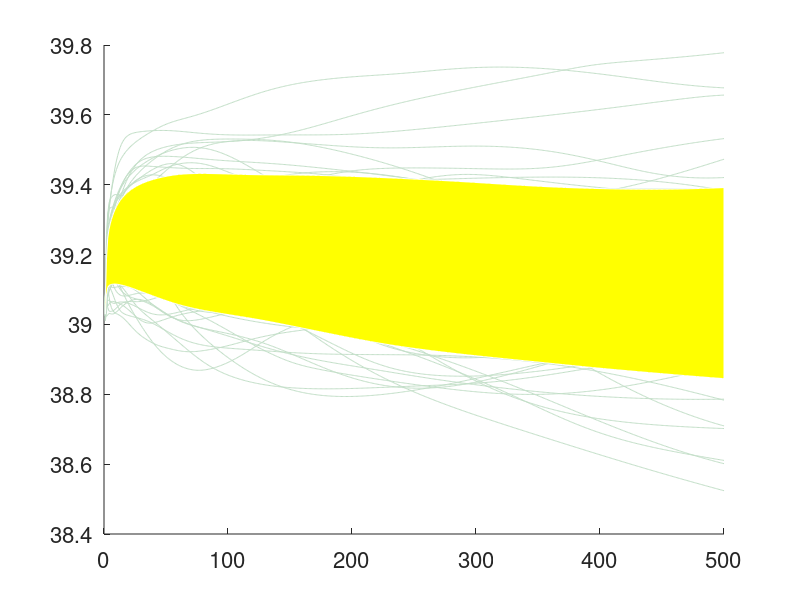

MATLAB code for this plot: (Note: this script raises an error after producing the figure.)
% Load data "mu10.mat".
load mu10;

% Create a figure.
figure('DefaultAxesFontSize',16);
ax = gca;

% Plot the mu curves.
xbound = [1,1,1:500,500,500,fliplr(1:500)];
ybound = [mean(mu(:,1))+std(mu(:,1)),mean(mu(:,1))-std(mu(:,1)),mean(mu)-std(mu),...
    mean(mu(:,end))-std(mu(:,end)),mean(mu(:,end))+std(mu(:,end)),fliplr(mean(mu)+std(mu))];
hold on;
plot(mu','-','Color',[0.76,0.87,0.78]);
hold on;
s = fill(xbound,ybound,'y','EdgeColor','white');
alpha(s,0.20);
hold on;
h = plot(mean(mu),'Color','r','LineWidth',2);
hold on;
p = plot(39.01*ones(500,1),'-.','Color','magenta','LineWidth',2);

% Change settings and items.
box on;
grid on;
ax.XTick = [0,50,100,200,500];
ax.XTickLabel = [0,50,100,200,500];
ylim([38,40.5]);
ax.YTick = [38,38.5,38.75,39,39.25,39.50,39.75,40.5];
ax.YTickLabel = ['38.00';'38.50';'38.75';'39.00';'39.25';'39.50';'39.75';'40.50'];
ax.GridLineStyle = '-.';
xlabel('Iteration');
ylabel('Speed (km/h)');
legend([p,h],{'Mean of Observations', 'Model Parameter \mu'});

% Save the figure as "mu_curve10.pdf".
set(gcf, 'PaperSize', [6 4.5]);
set(gcf, 'PaperPositionMode', 'manual');
set(gcf, 'PaperPosition', [0 0 6 4.5]);
saveas(gcf,'mu_curve10','pdf');